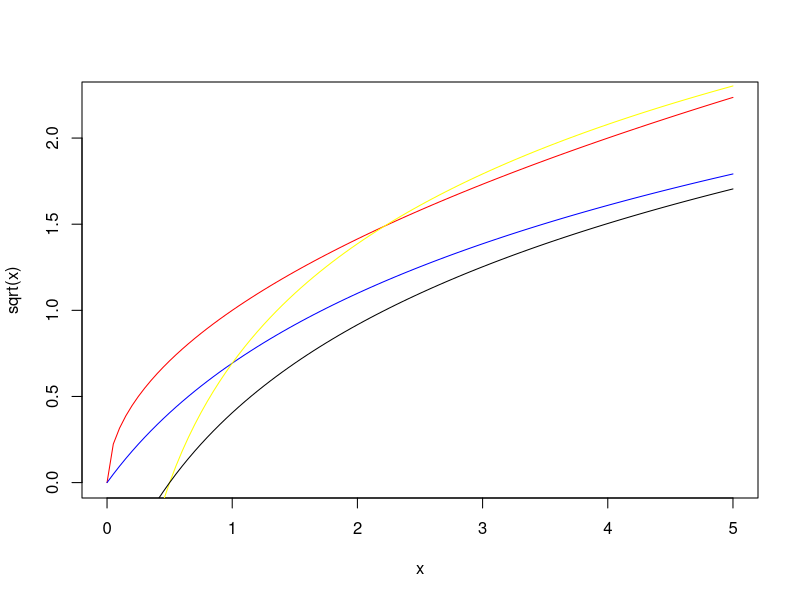

Here is the R script that generated this plot:
curve(sqrt(x), from=0, to=5, col='red')
curve(log(x+1), add=TRUE, col='blue')
curve(log(2*x), add=TRUE, col='yellow')
curve(log(x+0.5), add=TRUE)

2 + 2*log(2*1/3)
2 * log((1+0.5*3)/3)
2 + 2*log((1 + 3)/3)
2 + 2*sqrt(1/3)
